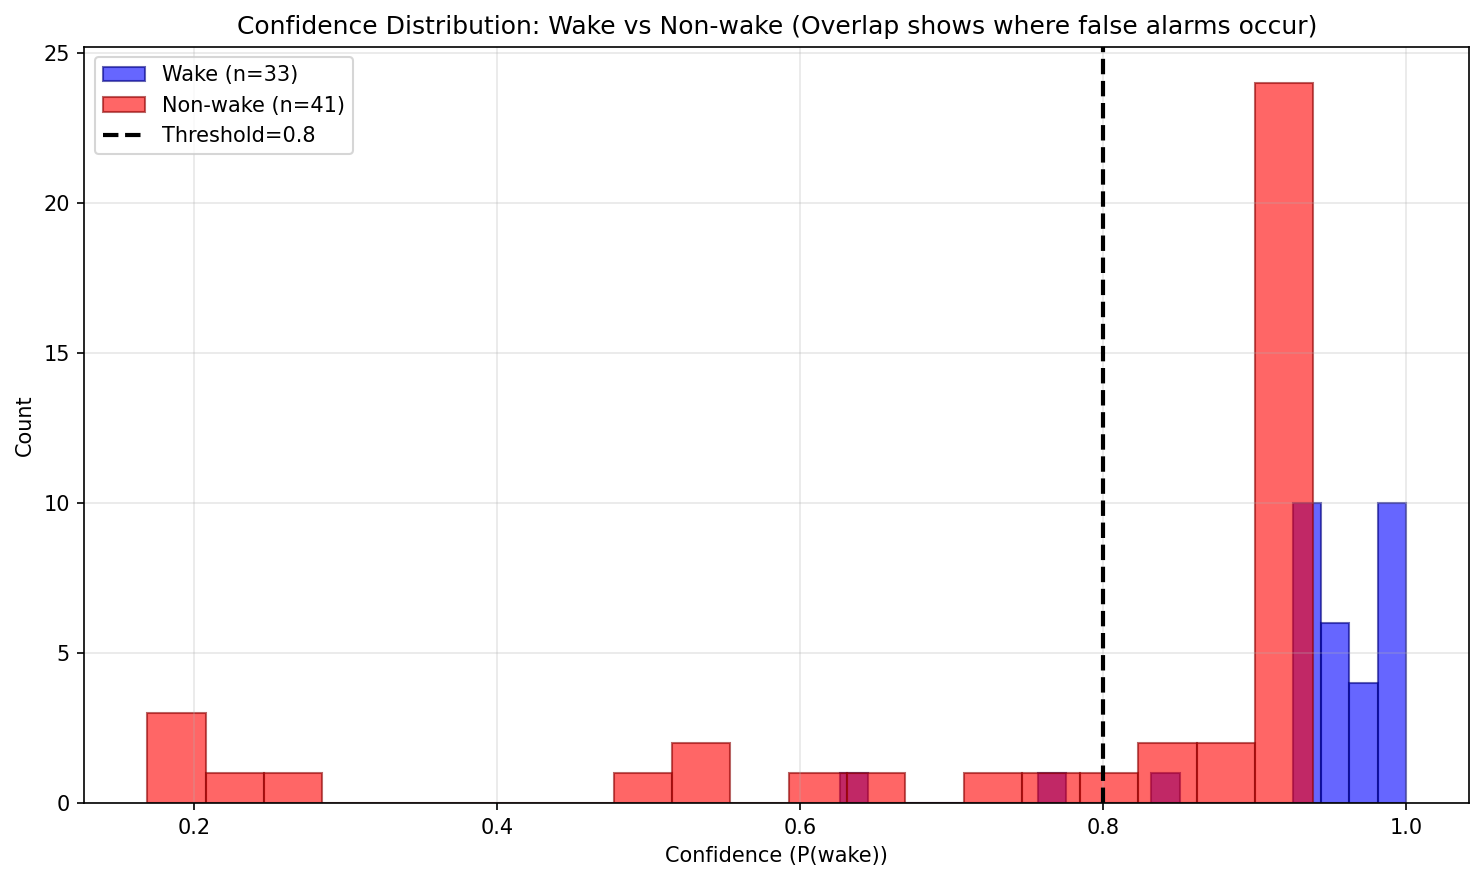

This figure's Python source:
"""
Plot histogram of confidence scores: Blue=Actual Wake, Red=Actual Non-wake.
Helps visualize overlap and justify threshold choice (e.g. -t 0.85).
"""
import sys
from pathlib import Path

root = Path(__file__).parent
src = root / "src"
if str(src) not in sys.path:
    sys.path.insert(0, str(src))

import matplotlib.pyplot as plt
import numpy as np

from wakeword.config import load_config, get_project_root
from wakeword.file_test import run_file_test_with_scorecard


def main(threshold=0.70, smoothing=2, bins=20, output="confidence_histogram.png"):
    import warnings

    load_config()
    root = get_project_root()

    print(f"Running file-test (threshold={threshold}, smoothing={smoothing})...")
    with warnings.catch_warnings():
        warnings.filterwarnings("ignore", category=UserWarning, module="sklearn")
        results = run_file_test_with_scorecard(
            threshold_override=threshold,
            smoothing_windows=smoothing,
        )
    if not results:
        print("No test results.")
        return

    wake_scores = [r["confidence_pct"] / 100.0 for r in results if r["ground_truth"] == "wake"]
    nonwake_scores = [r["confidence_pct"] / 100.0 for r in results if r["ground_truth"] == "nonwake"]

    fig, ax = plt.subplots(figsize=(10, 6))
    ax.hist(wake_scores, bins=bins, alpha=0.6, color="blue", label=f"Wake (n={len(wake_scores)})", edgecolor="navy")
    ax.hist(nonwake_scores, bins=bins, alpha=0.6, color="red", label=f"Non-wake (n={len(nonwake_scores)})", edgecolor="darkred")
    ax.axvline(x=threshold, color="black", linestyle="--", linewidth=2, label=f"Threshold={threshold}")
    ax.set_xlabel("Confidence (P(wake))")
    ax.set_ylabel("Count")
    ax.set_title("Confidence Distribution: Wake vs Non-wake (Overlap shows where false alarms occur)")
    ax.legend()
    ax.grid(alpha=0.3)
    plt.tight_layout()
    out_path = root / output
    plt.savefig(out_path, dpi=150, bbox_inches="tight")
    plt.close()
    print(f"\nSaved: {out_path}")


if __name__ == "__main__":
    import argparse
    p = argparse.ArgumentParser(description="Plot confidence histogram for Wake vs Non-wake")
    p.add_argument("-t", "--threshold", type=float, default=0.70, help="Current threshold (shown as vertical line)")
    p.add_argument("-s", "--smoothing", type=int, default=2, help="Smoothing windows for file-test")
    p.add_argument("-b", "--bins", type=int, default=20, help="Histogram bins")
    p.add_argument("-o", "--output", default="confidence_histogram.png", help="Output filename")
    args = p.parse_args()
    main(threshold=args.threshold, smoothing=args.smoothing, bins=args.bins, output=args.output)
